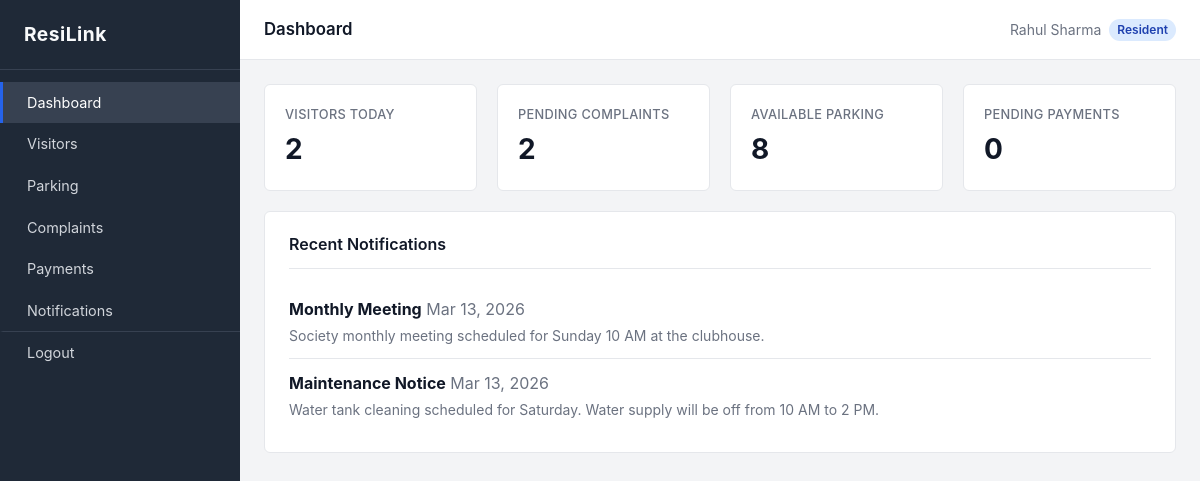
/dashboard (signed in), run on the app's committed database.
### tables this page shows
CREATE TABLE notifications (
    id INTEGER  PRIMARY KEY,
    title VARCHAR(150) NOT NULL,
    message TEXT NOT NULL,
    target_role VARCHAR(50) DEFAULT 'all',
    created_by INTEGER DEFAULT NULL,
    created_at DATETIME DEFAULT CURRENT_TIMESTAMP,
    FOREIGN KEY (created_by) REFERENCES users(id)
);

### app.py (the view)
@app.route('/dashboard')
@login_required
def dashboard():
    conn = get_db()
    stats = {}
    notifications = []
    try:
        with conn.cursor() as cur:
            cur.execute(
                "SELECT COUNT(*) AS cnt FROM visitors WHERE DATE(entry_time) = CURDATE()"
            )
            stats['visitors_today'] = cur.fetchone()['cnt']
            cur.execute(
                "SELECT COUNT(*) AS cnt FROM complaints WHERE status IN ('Open', 'In Progress')"
            )
            stats['pending_complaints'] = cur.fetchone()['cnt']
            cur.execute(
                "SELECT COUNT(*) AS cnt FROM parking_slots WHERE is_occupied = 0"
            )
            stats['available_parking'] = cur.fetchone()['cnt']
            if session['role'] == 'admin':
                cur.execute(
                    "SELECT COUNT(*) AS cnt FROM payments WHERE status IN ('Pending', 'Overdue')"
                )
            else:
                cur.execute(
                    "SELECT COUNT(*) AS cnt FROM payments WHERE resident_id = %s AND status IN ('Pending', 'Overdue')",
                    (session['user_id'],)
                )
            stats['pending_payments'] = cur.fetchone()['cnt']
            role = session['role']
            cur.execute(
                """SELECT * FROM notifications
                   WHERE target_role IN ('all', %s)
                   ORDER BY created_at DESC LIMIT 5""",
                (role,)
            )
            notifications = cur.fetchall()
    finally:
        conn.close()
    return render_template('dashboard.html', stats=stats, notifications=notifications)

### app.py (called while the page is built)
def login_required(f):
    @wraps(f)
    def wrapper(*args, **kwargs):
        if 'user_id' not in session:
            flash('Please log in first.', 'warning')
            return redirect(url_for('login'))
        return f(*args, **kwargs)
    return wrapper

@app.context_processor
def inject_user():
    return {
        'current_user': {
            'name': session.get('user_name', ''),
            'role': session.get('role', ''),
            'id': session.get('user_id'),
        }
    }

### db.py (called while the page is built, shortened)
def get_db():
    if Config.USE_SQLITE:
        conn = sqlite3.connect(Config.SQLITE_DB_PATH)
        conn.row_factory = sqlite3.Row
        return SQLiteConnectionWrapper(conn)

    def execute(self, query, params=None):
        query = query.replace('%s', '?')
        query = query.replace('CURDATE()', "date('now')")
        query = query.replace('NOW()', "datetime('now')")
        if params:
            result = self.cursor.execute(query, params)
        else:
            result = self.cursor.execute(query)
        upper_query = query.strip().upper()
        if any(upper_query.startswith(s) for s in ['INSERT', 'UPDATE', 'DELETE', 'REPLACE']):
            self.cursor.connection.commit()
        return result

    def parse_datetime(self, value):
        if not value or not isinstance(value, str):
            return value
        for fmt in ('%Y-%m-%d %H:%M:%S', '%Y-%m-%d'):
            try:
                from datetime import datetime
                return datetime.strptime(value, fmt)
            except ValueError:
                continue
        return value

    def fetchone(self):
        row = self.cursor.fetchone()
        if row:
            d = dict(row)
            for k, v in d.items():
                if k.endswith('_at') or k.endswith('_time') or k in ('created_at', 'updated_at', 'due_date', 'paid_on'):
                    d[k] = self.parse_datetime(v)
            return d
        return None

    def fetchall(self):
        rows = self.cursor.fetchall()
        results = []
        for row in rows:
            d = dict(row)
            for k, v in d.items():
                if k.endswith('_at') or k.endswith('_time') or k in ('created_at', 'updated_at', 'due_date', 'paid_on'):
                    d[k] = self.parse_datetime(v)
            results.append(d)
        return results

    def __enter__(self):
        return self

    def __exit__(self, exc_type, exc_val, exc_tb):
        self.cursor.close()

    def close(self):
        self.conn.close()

### templates/dashboard.html (shortened to what this page needs)
{% extends "base.html" %}
{% block page_title %}Dashboard{% endblock %}
{% block content %}
<div class="dashboard-grid">
    <div class="stat-card">
        <div class="stat-label">Visitors Today</div>
        <div class="stat-value">{{ stats.visitors_today }}</div>
    </div>
    <div class="stat-card">
        <div class="stat-label">Pending Complaints</div>
        <div class="stat-value">{{ stats.pending_complaints }}</div>
    </div>
    <div class="stat-card">
        <div class="stat-label">Available Parking</div>
        <div class="stat-value">{{ stats.available_parking }}</div>
    </div>
    <div class="stat-card">
        <div class="stat-label">Pending Payments</div>
        <div class="stat-value">{{ stats.pending_payments }}</div>
    </div>
</div>
<div class="card mt-4">
    <div class="card-header">Recent Notifications</div>
    {% if notifications %}
    <ul class="notification-list">
        {% for n in notifications %}
        <li class="notification-item">
            <strong>{{ n.title }}</strong>
            <span class="text-muted">{{ n.created_at.strftime('%b %d, %Y') if n.created_at else '' }}</span>
            <p>{{ n.message }}</p>
        </li>
        {% endfor %}
    </ul>
    {% else %}
    <p class="text-muted">No notifications yet.</p>
    {% endif %}
</div>
{% endblock %}

### static/css/styles.css (style rules this page uses)
:root { --primary: #2563eb; --primary-hover: #1d4ed8; --bg: #f3f4f6; --surface: #ffffff; --text: #111827; --text-muted: #6b7280; --sidebar-bg: #1f2937; --sidebar-hover: #374151; --sidebar-text: #d1d5db; --border: #e5e7eb; --success: #10b981; --success-bg: #d1fae5; --success-text: #065f46; --warning: #f59e0b; --warning-bg: #fef3c7; --warning-text: #92400e; --danger: #ef4444; --danger-bg: #fee2e2; --danger-text: #991b1b; --info-bg: #dbeafe; --info-text: #1e40af; --radius: 6px; --font: -apple-system, BlinkMacSystemFont, "Segoe UI", Roboto, Helvetica, Arial, sans-serif; }
*, *::before, *::after { box-sizing: border-box; margin: 0; padding: 0; }
body { font-family: var(--font); background: var(--bg); color: var(--text); line-height: 1.5; min-height: 100vh; display: flex; }
.card { background: var(--surface); border: 1px solid var(--border); border-radius: var(--radius); padding: 20px 24px; }
.card-header { font-size: 1rem; font-weight: 600; margin-bottom: 16px; padding-bottom: 12px; border-bottom: 1px solid var(--border); }
.dashboard-grid { display: grid; grid-template-columns: repeat(auto-fill, minmax(200px, 1fr)); gap: 20px; }
.stat-card { background: var(--surface); padding: 20px; border: 1px solid var(--border); border-radius: var(--radius); }
.stat-label { color: var(--text-muted); font-size: 0.8rem; font-weight: 500; text-transform: uppercase; letter-spacing: 0.3px; }
.stat-value { font-size: 1.75rem; font-weight: 700; margin-top: 4px; }
.notification-list { list-style: none; padding: 0; }
.notification-item { padding: 12px 0; border-bottom: 1px solid var(--border); }
.notification-item:last-child { border-bottom: none; }
.notification-item p { margin: 4px 0 0; color: var(--text-muted); font-size: 0.875rem; }
.mt-4 { margin-top: 20px; }
.text-muted { color: var(--text-muted); }

### data on the page
notifications: title "Monthly Meeting", created_at "Mar 13, 2026", message "Society monthly meeting scheduled for Sunday 10 AM at the clubhouse."
notifications: title "Maintenance Notice", created_at "Mar 13, 2026", message "Water tank cleaning scheduled for Saturday. Water supply will be off from 10 AM to 2 PM."

### other printed values
{{ current_user.name }} "Rahul Sharma"
{{ current_user.role | capitalize }} "Resident"
{{ stats.visitors_today }} "2"
{{ stats.pending_complaints }} "2"
{{ stats.available_parking }} "8"
{{ stats.pending_payments }} "0"
